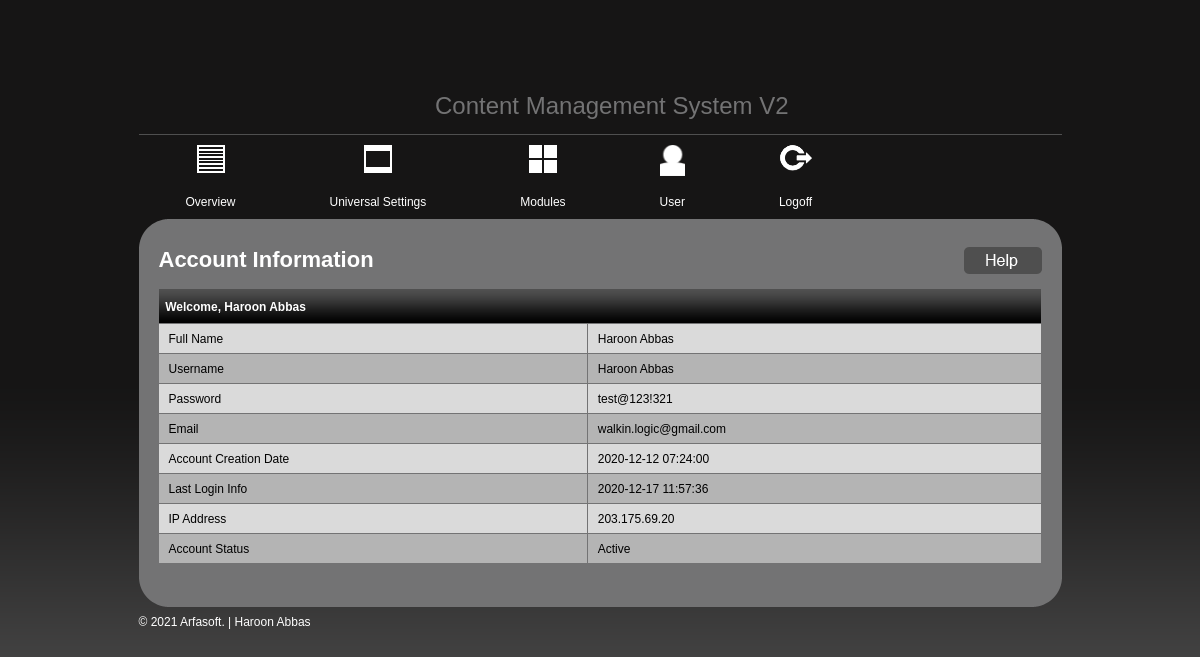
Page /admin/welcome.php (signed in) on the committed database.
### tables this page shows
CREATE TABLE `user_tbl` (
  `id` int(11) NOT NULL,
  `username` varchar(255) NOT NULL,
  `password` varchar(255) NOT NULL,
  `full_name` varchar(255) NOT NULL,
  `email` varchar(255) NOT NULL,
  `page_management` tinyint(1) NOT NULL DEFAULT '0',
  `content_management` tinyint(1) NOT NULL DEFAULT '0',
  `news_management` tinyint(1) NOT NULL DEFAULT '0',
  `gallery_management` tinyint(1) NOT NULL DEFAULT '0',
  `slideshow_management` tinyint(1) NOT NULL DEFAULT '0',
  `forms_management` tinyint(1) NOT NULL DEFAULT '0',
  `expandablecontent_management` tinyint(1) NOT NULL DEFAULT '0',
  `custommodule_management` tinyint(1) NOT NULL DEFAULT '0',
  `user_management` tinyint(1) NOT NULL DEFAULT '0',
  `style_management` tinyint(1) NOT NULL DEFAULT '0',
  `creationdate` datetime NOT NULL,
  `lastlogindate` datetime NOT NULL,
  `login_ip` varchar(255) NOT NULL,
  `status` tinyint(1) NOT NULL DEFAULT '0'
);

### includes/db_wrapper.php (called while the page is built, shortened)
<?php
class mysqldb
{
    var $host;
    var $user;
    var $password;
    var $db_name;
    var $connection = false;
    var $result;
    var $error_level = 0;
    var $error_desc = "No errors";
    var $num_rows = 0;
    public function __construct($host, $user, $password, $db_name, $port)
    {
        $this->host = isset($host) ? $host : "localhost";
        $this->user = isset($user) ? $user : "root";
        $this->password = isset($password) ? $password : "";
        $this->db_name = isset($db_name) ? $db_name : "cms_db";
    }
    function connect($is_persistent = false)
    {
        if (!$is_persistent)
        {
            $this->connection = @mysqli_connect($this->host, $this->user, $this->password, $this->db_name);
        }
        else
        {
            $this->connection = @mysql_pconnect($this->host, $this->user, $this->password, $this->db_name);
        }
    }
    function error_report()
    {
        $this->error_level = mysqli_errno($this->connection);
        $this->error_desc = mysqli_error($this->connection);
    }
    function query($sqlString)
    {
        $this->sqlString = $sqlString;
        if ($this->connection !== false)
        {
            $this->result = mysqli_query($this->connection, $sqlString);
            if ($this->result)
            {
                $this->affected_rows = mysqli_affected_rows($this->connection);
                if (is_object($this->result))
                {
                    $this->num_rows = mysqli_num_rows($this->result);
                }
                return true;
            }
            else
            {
                $this->affected_rows = 0;
                $this->num_rows = 0;
                $this->add_debug_message(date("d/m/Y - H:i:s") . " - OPERATION FAILED: Executed [" . $this->sqlString . "] got " . $this->error_level . " " . $this->error_desc . "\r\n");
                return false;
            }
        }
        else
        {
            $this->affected_rows = 0;
            $this->num_rows = 0;
            $this->add_debug_message(date("d/m/Y - H:i:s") . " - OPERATION FAILED: No database open OR no SQL command provided" . "\r\n");
            return false;
        }
    }
    function fetch_assoc()
    {
        return mysqli_fetch_assoc($this->result);
    }
    function fetch_row($table_name, $where = false, $parameters = array())
    {
        $range = (isset($parameters['range']) && !empty($parameters['range'])) ? $parameters['range'] : " * ";
        $queryString = "SELECT $range FROM $table_name ";
        if ($where != false) $queryString .= " WHERE $where LIMIT 1";
        $this->query($queryString);
        if ($this->num_rows < 1)
        {
            return false;
        }
        else
        {
            return $this->fetch_assoc();
        }
    }
}
$mysql = new mysqldb(DB_HOST, DB_USER, DB_PASSWORD, DB_NAME, DB_PORT);
?>

### admin/welcome.php (the view, shortened to what this page needs)
<?php
	include_once("../includes/db_wrapper.php");
	?>
<!DOCTYPE html PUBLIC "-//W3C//DTD XHTML 1.0 Transitional//EN" "http://www.w3.org/TR/xhtml1/DTD/xhtml1-transitional.dtd">
<html xmlns="http://www.w3.org/1999/xhtml">
<head>
<?php
	include_once("widgets/meta_tags.php");
	?>
</head>
<body>
	<div class="wrap">
		<?php
			include_once("widgets/header.php");
			include_once("widgets/top_menu.php");
			?>
		<div class="container-top"></div>
		<div class="container">
			<h2>Account Information</h2>
			<div class="rightbtn">
				<a href="#"><img src="images/helpbtn.png" border="0" alt="help" /></a>
			</div>
			<div class="content">
			<table width="100%" border="0" cellspacing="0" cellpadding="0" class="tbl">
				  <?php
					$id = $_SESSION['LOGGERID'];
					$postrow = $mysql->fetch_row("user_tbl","id=$id",array('sortColumn' => 'id','sortType'=>'ASC'));
					if($mysql->affected_rows>0){
							?>
							<tr class="headerbar">
							<th colspan="2" align="left"> &nbsp; Welcome, <?php echo ucfirst($_SESSION['LOGGER_NAME']); ?></th>
							</tr>
							<tr class="alignleft" height="30px;">
							<td class="alignleft">Full Name</td>
							<td class="alignleft"><?php echo $postrow['full_name']; ?></td>
							</tr>
							<tr class="alttr" height="30px;">
							<td class="alignleft"> Username</td>
							<td class="alignleft"><?php echo $postrow['full_name']; ?></td>
							</tr>
							<tr class="alignleft" height="30px;">
							<td class="alignleft">Password</td>
							<td class="alignleft"><?php echo $postrow['password']; ?></td>
							</tr>
							<tr class="alttr" height="30px;">
							<td class="alignleft">Email </td>
							<td class="alignleft"><?php echo $postrow['email']; ?></td>
							</tr>
							<tr class="alignleft" height="30px;">
							<td class="alignleft">Account Creation Date</td>
							<td class="alignleft"><?php echo $postrow['creationdate']; ?></td>
							</tr>
							<tr class="alttr" height="30px;">
							<td class="alignleft">Last Login Info </td>
							<td class="alignleft"><?php echo $postrow['lastlogindate']; ?></td>
							</tr>
							<tr class="alignleft" height="30px;">
							<td class="alignleft">IP Address</td>
							<td class="alignleft"><?php echo $postrow['login_ip']; ?></td>
							</tr>
							<tr class="alttr" height="30px;">
							<td class="alignleft">Account Status</td>
							<td class="alignleft"><?php echo ($postrow['status']==1)? "Active" :"Inactive"; ?></td>
							</tr>
				  		<?php } ?>
				</table>
			</div>
		</div>
		<div class="container-bottom"></div>
		<?php
			include_once("widgets/footer.php");
			?>
		</div>
	</body>
</html>

### admin/style.css (style rules this page uses)
body { margin:0px; padding:0px; background:url(images/bodybg.png) repeat-x; background-color:#4f4f4f; }
.wrap { width:923px; margin:0 auto; }
.container-top { float:left; background:url(images/con-top.png) no-repeat; width:923px; height:28px; }
.container { float:left; width:883px; background:url(images/containerbg.png) repeat-y; padding:0px 20px; }
.container h2 { margin:0px; float:left; font-family:Arial, Helvetica, sans-serif; font-size:22px; font-weight:bold; color:#FFFFFF; }
.rightbtn { float:right; }
.content { float:left; width:883px; background-color:#dadada; margin:15px 0px; }
.container-bottom { float:left; background:url(images/cont-bottom.png) no-repeat; width:923px; height:28px; }
.tbl { font-family:Arial, Helvetica, sans-serif; font-size:12px; }
.tbl .headerbar { background:url(images/container-headerbg.png) repeat-x; width:883px; height:35px; }
.tbl .alttr { background-color:#b4b4b4; }
.tbl th { color:#FFFFFF; border-right:#737374 solid 1px; }
.tbl td { text-align:center; border-bottom:#737374 solid 1px; border-right:#737374 solid 1px; }
.tbl td.alignleft { text-align:left; padding-left:10px; }

### rows in the picture
user_tbl: full_name "Haroon Abbas", password "test@123!321", email "walkin.logic@gmail.com", creationdate "2020-12-12 07:24:00", lastlogindate "2020-12-17 11:57:36", login_ip "203.175.69.20"

### other values in the picture
$_SESSION['LOGGER_NAME'] "Haroon Abbas"
